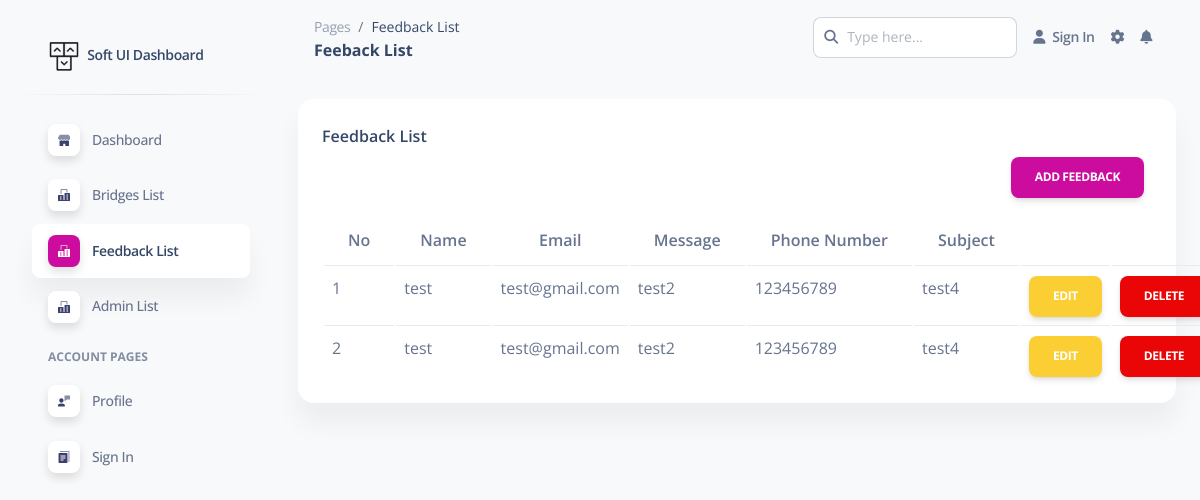
Page /Admin_eproject/pages/feedbacklist.php on the committed database.
### tables this page shows
CREATE TABLE `feedback` (
  `id` int(11) NOT NULL,
  `name` varchar(50) DEFAULT NULL,
  `email` varchar(50) DEFAULT NULL,
  `cmt` varchar(500) DEFAULT NULL,
  `phone_number` varchar(20) DEFAULT NULL,
  `subject_name` varchar(200) DEFAULT NULL
);

### Admin_eproject/admin/db/dbhelper.php (called while the page is built, shortened)
<?php
function queryResult($sql, $isSingle = false) {
	$conn = mysqli_connect(HOST, USERNAME, PASSWORD, DATABASE);
	mysqli_set_charset($conn, 'utf8');
	$resultset = mysqli_query($conn, $sql);
	$data = [];
	while(($row = mysqli_fetch_array($resultset, 1)) != null) {
		$data[] = $row;
	}
	return $data;
}

### Admin_eproject/pages/feedbacklist.php (the view, shortened to what this page needs)
<?php
require_once ('../admin/db/dbhelper.php');
?>
<!DOCTYPE html>
<html lang="en">
<head>
  <link href="../assets/css/nucleo-icons.css" rel="stylesheet" />
  <link href="../assets/css/nucleo-svg.css" rel="stylesheet" />
  <link href="../assets/css/nucleo-svg.css" rel="stylesheet" />
  <link id="pagestyle" href="../assets/css/soft-ui-dashboard.css?v=1.0.7" rel="stylesheet" />
</head>
<body class="g-sidenav-show  bg-gray-100">
  <aside class="sidenav navbar navbar-vertical navbar-expand-xs border-0 border-radius-xl my-3 fixed-start ms-3 " id="sidenav-main">
    <div class="sidenav-header">
      <a class="navbar-brand m-0" href=" https://demos.creative-tim.com/soft-ui-dashboard/pages/dashboard.html " target="_blank">
        <img src="../assets/img/logo-ct-dark.png" class="navbar-brand-img h-100" alt="main_logo">
        <span class="ms-1 font-weight-bold">Soft UI Dashboard</span>
      </a>
    </div>
    <hr class="horizontal dark mt-0">
    <div class="collapse navbar-collapse  w-auto " id="sidenav-collapse-main">
      <ul class="navbar-nav">
        <li class="nav-item">
          <a class="nav-link  " href="../pages/dashboard.html">
            <div class="icon icon-shape icon-sm shadow border-radius-md bg-white text-center me-2 d-flex align-items-center justify-content-center">
            </div>
            <span class="nav-link-text ms-1">Dashboard</span>
          </a>
        </li>
        <li class="nav-item">
          <a class="nav-link " href="../pages/bridgeslist.php">
            <div class="icon icon-shape icon-sm shadow border-radius-md bg-white text-center me-2 d-flex align-items-center justify-content-center">
            </div>
            <span class="nav-link-text ms-1">Bridges List</span>
          </a>
        </li>
        <li class="nav-item">
          <a class="nav-link  active" href="../pages/feedbacklist.php">
            <div class="icon icon-shape icon-sm shadow border-radius-md bg-white text-center me-2 d-flex align-items-center justify-content-center">
            </div>
            <span class="nav-link-text ms-1">Feedback List</span>
          </a>
        </li>
        <li class="nav-item">
          <a class="nav-link " href="../pages/adminlist.php">
            <div class="icon icon-shape icon-sm shadow border-radius-md bg-white text-center me-2 d-flex align-items-center justify-content-center">
            </div>
            <span class="nav-link-text ms-1">Admin List</span>
          </a>
        </li>
        <li class="nav-item mt-3">
          <h6 class="ps-4 ms-2 text-uppercase text-xs font-weight-bolder opacity-6">Account pages</h6>
        </li>
        <li class="nav-item">
          <a class="nav-link  " href="../pages/profile.html">
            <div class="icon icon-shape icon-sm shadow border-radius-md bg-white text-center me-2 d-flex align-items-center justify-content-center">
            </div>
            <span class="nav-link-text ms-1">Profile</span>
          </a>
        </li>
        <li class="nav-item">
          <a class="nav-link  " href="../pages/sign-in.php">
            <div class="icon icon-shape icon-sm shadow border-radius-md bg-white text-center me-2 d-flex align-items-center justify-content-center">
            </div>
            <span class="nav-link-text ms-1">Sign In</span>
          </a>
        </li>
      </ul>
    </div>
  </aside>
  <main class="main-content position-relative max-height-vh-100 h-100 border-radius-lg ">
    <nav class="navbar navbar-main navbar-expand-lg px-0 mx-4 shadow-none border-radius-xl" id="navbarBlur" navbar-scroll="true">
      <div class="container-fluid py-1 px-3">
        <nav aria-label="breadcrumb">
          <ol class="breadcrumb bg-transparent mb-0 pb-0 pt-1 px-0 me-sm-6 me-5">
            <li class="breadcrumb-item text-sm"><a class="opacity-5 text-dark" href="javascript:;">Pages</a></li>
            <li class="breadcrumb-item text-sm text-dark active" aria-current="page">Feedback List</li>
          </ol>
          <h6 class="font-weight-bolder mb-0">Feeback List</h6>
        </nav>
        <div class="collapse navbar-collapse mt-sm-0 mt-2 me-md-0 me-sm-4" id="navbar">
          <div class="ms-md-auto pe-md-3 d-flex align-items-center">
            <div class="input-group">
              <span class="input-group-text text-body"><i class="fas fa-search" aria-hidden="true"></i></span>
              <input type="text" class="form-control" placeholder="Type here...">
            </div>
          </div>
          <ul class="navbar-nav  justify-content-end">
            <li class="nav-item d-flex align-items-center">
              <a href="javascript:;" class="nav-link text-body font-weight-bold px-0">
                <i class="fa fa-user me-sm-1"></i>
                <span class="d-sm-inline d-none">Sign In</span>
              </a>
            </li>
            <li class="nav-item px-3 d-flex align-items-center">
              <a href="javascript:;" class="nav-link text-body p-0">
                <i class="fa fa-cog fixed-plugin-button-nav cursor-pointer"></i>
              </a>
            </li>
            <li class="nav-item dropdown pe-2 d-flex align-items-center">
              <a href="javascript:;" class="nav-link text-body p-0" id="dropdownMenuButton" data-bs-toggle="dropdown" aria-expanded="false">
                <i class="fa fa-bell cursor-pointer"></i>
              </a>
            </li>
          </ul>
        </div>
      </div>
    </nav>
    <div class="container-fluid py-4">
        <div class="row">
            <div class="col-12">
                <div class="card mb-4">
                    <div class="card-header pb-0">
                    <h6>Feedback List</h6>
                    </div>
                    <div class="container">
                        <div class="panel panel-primary">
                            <div class="panel-body">
                                <div class="d-grid gap-2 d-md-flex justify-content-md-end">
                                  <a href="add.php">
                                  <button class="btn btn-primary me-md-2" type="button">Add Feedback</button></a>
                                </div>
                                <table class="table table-bordered-0 table-hover">
                                    <thead>
                                        <tr>
                                            <th class="col-1 text-center">No</th>
                                            <th class="col-1 text-center">Name</th>
                                            <th class="col-0 text-center">Email</th>
                                            <th class="col-0 text-center">Message</th>
                                            <th class="col-0 text-center">Phone Number</th>
                                            <th class="col-1 text-center">Subject</th>
                                            <th class="col-1 text-center"></th>
                                            <th class="col-1 text-center"></th>
                                        </tr>
                                    </thead>
                                    <tbody>
                                        <?php
                                        $sql = 'select * from feedback';
                                        $feedbackList = queryResult($sql);
                                        $index = 1;
                                        foreach ($feedbackList as $item){
                                            echo '<tr>
                                                    <td>'.($index++).'</td>
                                                    <td>'.$item['name'].'</td>
                                                    <td>'.$item['email'].'</td>
                                                    <td>'.$item['cmt'].'</td>
                                                    <td>'.$item['phone_number'].'</td>
                                                    <td>'.$item['subject_name'].'</td>
                                                    <div class="d-grid gap-1 col-1 mx-auto">
                                                    <td>
                                                    <a href="add.php?id='.$item['id'].'"><button class="btn btn-warning mb-0" type="button">Edit</button></a>
                                                    </td>
                                                    </div>
                                                    <div class="d-grid gap-1 col-1 mx-auto">
                                                    <td>
                                                    <button class="btn btn-danger mb-0" type="button" onclick=deleteCategory('.$item['id'].')>Delete</button>
                                                    </td>
                                                    </div>
                                                </tr>';
                                        }
                                        ?>
                                    </tbody>
                                </table>
                            </div>
                        </div>
                    </div>
                </div>
            </div>
        </div>
    </div>
</body>
</html>

### Admin_eproject/assets/css/nucleo-svg.css (style rules this page uses)
.icon { display: inline-block; color: #111111; height: 1em; width: 1em; }
.icon-sm { height: 0.8em; width: 0.8em; }
.icon { fill: currentColor; stroke: none; }

### rows in the picture
feedback: name "test", email "test@gmail.com", cmt "test2", phone_number "123456789", subject_name "test4"
feedback: name "test", email "test@gmail.com", cmt "test2", phone_number "123456789", subject_name "test4"
